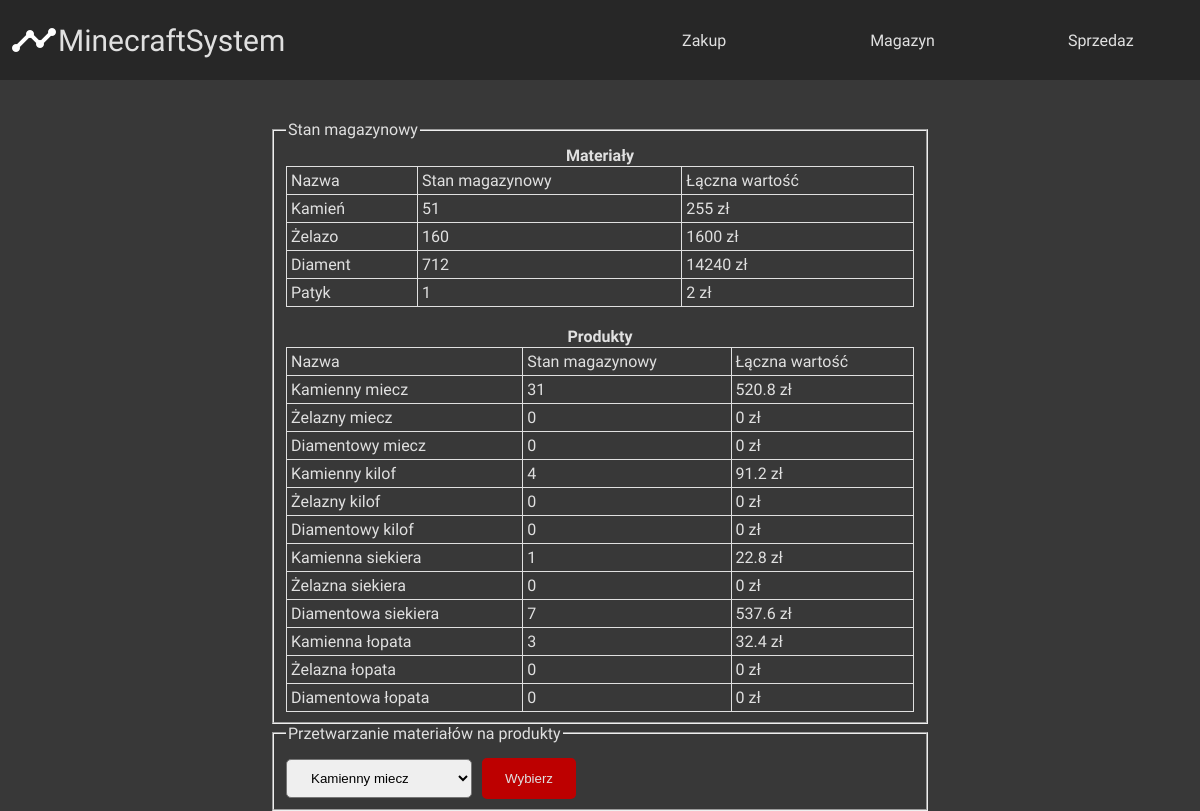
Page /magazyn.php on the earlier database version.
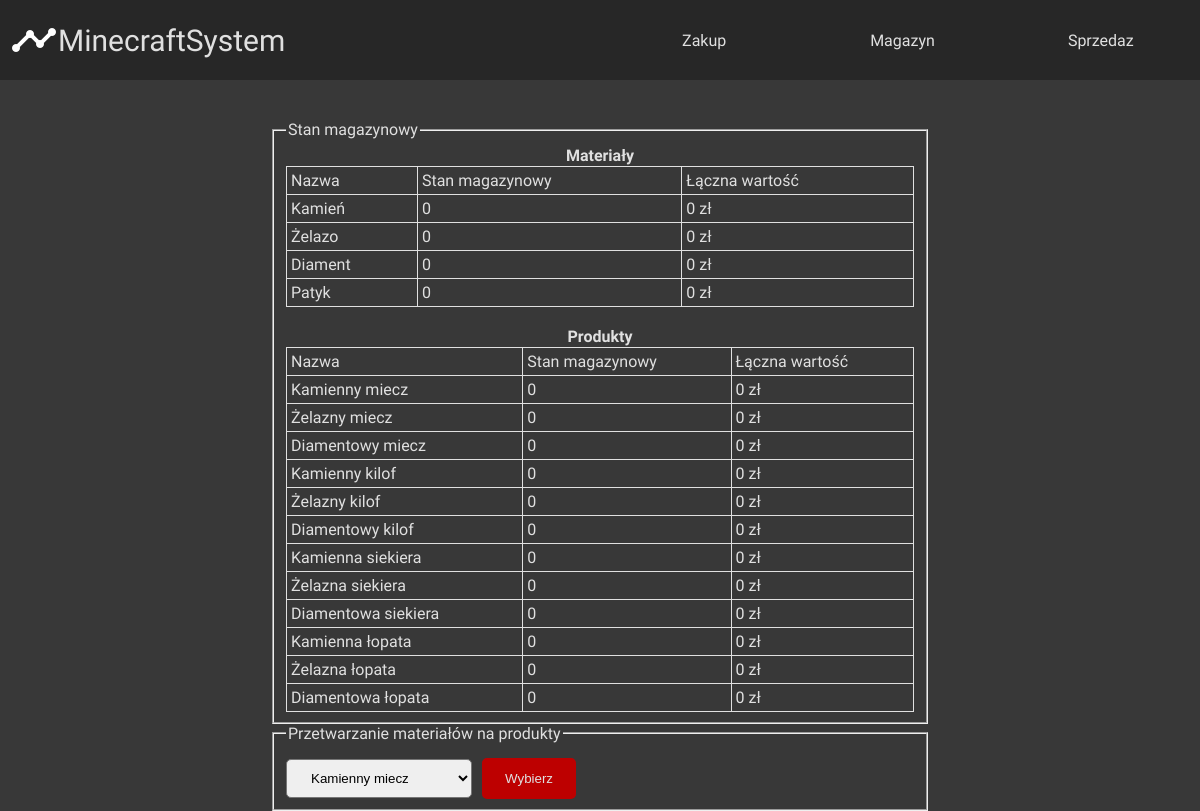
Same page on the later database version.
### tables this page shows
CREATE TABLE `materialy` (
  `id` int(11) NOT NULL,
  `nazwa` varchar(35) NOT NULL,
  `stan_magazynowy` int(11) NOT NULL,
  `cena` int(11) NOT NULL
);

CREATE TABLE `produkty` (
  `id` int(11) NOT NULL,
  `nazwa` varchar(35) NOT NULL,
  `cena` float NOT NULL,
  `stan_magazynowy` int(11) NOT NULL
);

### magazyn.php (the view, shortened to what this page needs)
<?php
    $database = @new mysqli('localhost', 'root', '', 'minecraftsystems');
    if($database->connect_errno!=0){
        echo "Nastąpił problem z połączeniem! <br/> Error: ".$database->connect_errno;
        exit();
    } else {
        $database->query("set names utf8");
    }
?>
<!DOCTYPE html>
<html>
<head>
    <link rel='stylesheet' type='text/css' media='screen' href='main.css'>
</head>
<body>
    <nav>
        <div id="logo">
            <a href="index.php">
                <img src="img/logo.png" alt="logo">
                MinecraftSystem
            </a>
        </div>
        <ul class="links">
            <li><a href="zakup.php">Zakup</a></li>
            <li><a href="magazyn.php">Magazyn</a></li>
            <li><a href="sprzedaz.php">Sprzedaz</a></li>
        </ul>
    </nav>
    <main>
        <fieldset>
            <legend>Stan magazynowy</legend>
            <table>
                <tr>
                    <th colspan="3">Materiały</th>
                </tr>
                <tr>
                    <td>Nazwa</td>
                    <td>Stan magazynowy</td>
                    <td>Łączna wartość</td>
                </tr>
                <?php
                    $result_stan_materialy=$database->query("SELECT materialy.nazwa, materialy.stan_magazynowy, materialy.cena FROM materialy");
                    while($row_stan_materialy = $result_stan_materialy->fetch_assoc()){
                        $wartosc_materialy = $row_stan_materialy['stan_magazynowy'] * $row_stan_materialy['cena'];
                        echo "<tr> <td>".$row_stan_materialy['nazwa']."</td> <td>".$row_stan_materialy['stan_magazynowy']."</td> <td>$wartosc_materialy zł</td></tr>";
                    }
                    ?>
            </table>
            <br/>
            <table>
                <tr>
                    <th colspan="3">Produkty</th>
                </tr>
                <tr>
                    <td>Nazwa</td>
                    <td>Stan magazynowy</td>
                    <td>Łączna wartość</td>
                </tr>
                <?php
                    $result_stan_produkty=$database->query("SELECT produkty.nazwa, produkty.stan_magazynowy, produkty.cena FROM produkty");
                    while($row_stan_produkty = $result_stan_produkty->fetch_assoc()){
                        $wartosc_produkty = $row_stan_produkty['stan_magazynowy'] * $row_stan_produkty['cena'];
                        echo "<tr> <td>".$row_stan_produkty['nazwa']."</td> <td>".$row_stan_produkty['stan_magazynowy']."</td><td>$wartosc_produkty zł</td></tr>";
                    }
                ?>
            </table>
        </fieldset>
        <fieldset>
            <legend>Przetwarzanie materiałów na produkty</legend>
            <?php
                if(!isset($_POST['choice']) || empty($_POST['choice'])){
                    echo "<form method='post' action='magazyn.php'><select name='choice'>";
                    $result_przetwarzanie1 = $database->query("SELECT produkty.id, produkty.nazwa FROM produkty;");
                    while($row_przetwarzanie1 = $result_przetwarzanie1->fetch_assoc()){
                        echo "<option value='".$row_przetwarzanie1['nazwa']."'>".$row_przetwarzanie1['nazwa']."</option>";
                    }
                    echo "<select/><input id='wybor_tworzenie' type='submit' value='Wybierz'></form>";
                }
            ?>
        </fieldset>
    </main>
</body>
</html>

### main.css (style rules this page uses)
body { background-color: #383838; color: #e0e0e0; font-family: 'Ubuntu', sans-serif; margin: 0px; }
main { width: 55%; margin: 5vh auto 0 auto; }
table { width: 100%; border-collapse: collapse; }
td { border: 1px solid #e0e0e0; padding: 4px; }
input[type=reset], input[type=submit] { padding: 10px 20px; border-radius: 5px; float: right; margin: 10px 10px 0px 10px; }
input[type=submit] { border: 3px solid #bd0000; color: #e0e0e0; background-color: #bd0000; }
select { padding: 10px 20px; border-radius: 5px; }
#wybor_tworzenie { float: none; }
nav { display: flex; height: 10vh; justify-content: space-between; background-color: #272727; }
.links { list-style: none; display: flex; width: 50%; padding-left: 0px; margin-top: 0px; height: 10vh; }
a { color: inherit; text-decoration: none; display: flex; align-items: center; justify-content: center; height: 100%; }
#logo { width: 50%; font-size: 30px; display: flex; align-items: center; margin-left: 10px; }
li { width: 100%; height: 100%; }

Differences in the rows shown:
changed materialy "Kamień": stan_magazynowy "51" → "0"; stan_magazynowy "255" → "0"
changed materialy "Żelazo": stan_magazynowy "160" → "0"; stan_magazynowy "1600" → "0"
changed materialy "Diament": stan_magazynowy "712" → "0"; stan_magazynowy "14240" → "0"
changed materialy "Patyk": stan_magazynowy "1" → "0"; stan_magazynowy "2" → "0"
changed produkty "Kamienny miecz": stan_magazynowy "31" → "0"; stan_magazynowy "520.8" → "0"
changed produkty "Kamienny kilof": stan_magazynowy "4" → "0"; stan_magazynowy "91.2" → "0"
changed produkty "Kamienna siekiera": stan_magazynowy "1" → "0"; stan_magazynowy "22.8" → "0"
changed produkty "Diamentowa siekiera": stan_magazynowy "7" → "0"; stan_magazynowy "537.6" → "0"
changed produkty "Kamienna łopata": stan_magazynowy "3" → "0"; stan_magazynowy "32.4" → "0"
